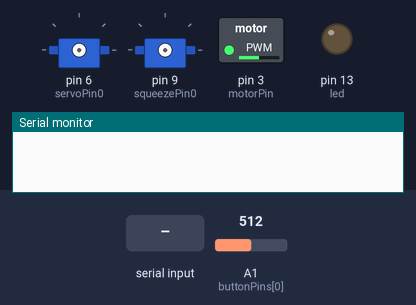
The sketch below on a simulated Arduino Uno, built with avr-gcc and run on an emulated ATmega328P. Shown: 2 × servo, switched loads named in the sketch (green lamp = pin HIGH), output pins drawn as LEDs (lit = HIGH), the last lines printed to the serial monitor. The inputs (shaded band) are chosen by the test bench; at power-on: A1 (buttonPins[0]) = 512.

Above: at 1.2 s.
1.3 s: A1 (buttonPins[0]) set to 491
At 1.7 s:
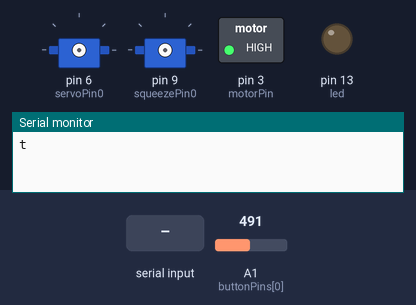
4.3 s: "1" received over Serial
At 13.1 s:
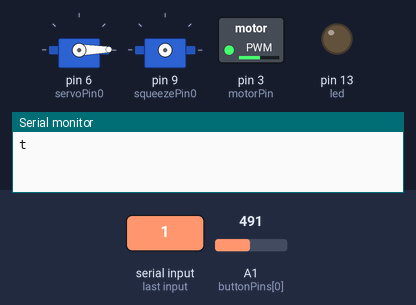
13.3 s: A1 (buttonPins[0]) set to 210
At 14.9 s:
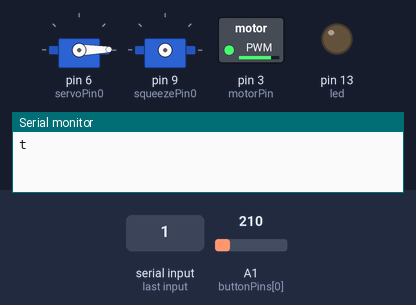
15.7 s: A1 (buttonPins[0]) set to 182
At 16.21 s:
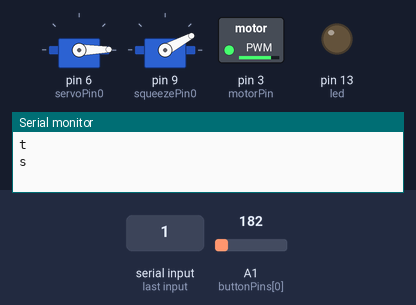
18.7 s: "0" received over Serial
At 21.34 s:
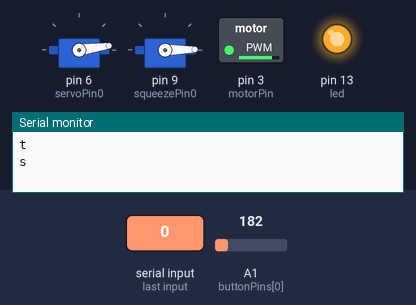
Timing chart, 0 to 25.7 s (numbered marks = the images above; inputs shaded):
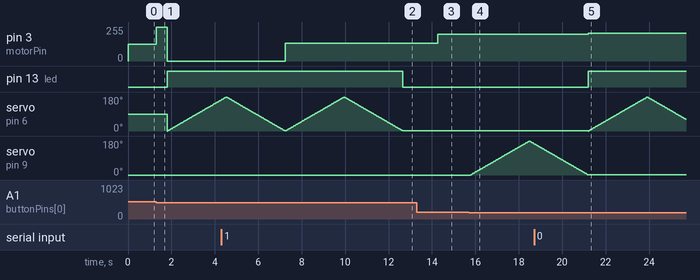

The sketch:

tickleBand5.ino
```cpp
/*
 * tickleBand5
 * A standalone OZ prototye testing triggers at certain time of the day
 * FOR LINEAR ACTUATOR
 */

#include <Time.h>
#include <Servo.h>
#define DEBUG false
#define TIME_MSG_LEN  11   // time sync to PC is HEADER followed by Unix time_t as ten ASCII digits
#define TIME_HEADER  'T'   // Header tag for serial time sync message
#define TIME_REQUEST  7    // ASCII bell character requests a time sync message
// set pin numbers
const int buttonPins[] = {
  A1};
const int numInputs = 1;
const int servoPin0 = 6;
//const int servoPin1 = 6;

const int squeezePin0 = 9;

const int motorPin = 3;

Servo servo0;
Servo squeeze0;
//Servo servo1;

int pos0 = 0;
int pos1 = 0;
int led = 13;

int numberPresses = 0;
int lastButtonState[numInputs];

// T1262347200  //noon Jan 1 2010
// Trigger hours
#define NUM_TRIGGERS 0
int TriggerHours[] = {9,12,18,19,20,23};

void setup()  {
//  ADCSRA = 0;
//  PRR = B10010101;
  Serial.begin(9600);
  for(int i=0; i<numInputs; i++){
    pinMode(buttonPins[i], INPUT);
    digitalWrite(buttonPins[i], HIGH);
    lastButtonState[i] = LOW;
  }
  //Set time HERE
  //setTime(hr,min,sec,day,month,yr);
  setTime(18,29,0,5,5,2013);
  pinMode(led, OUTPUT);
  pinMode(motorPin, OUTPUT);
}

void loop(){
  int reading[numInputs];
  for(int i = 0; i < numInputs; i++){
    reading[i] = getReading(buttonPins[i]);
    if(DEBUG) Serial.println(String(getReading(buttonPins[i])));
    // If the switch changed, due to noise or pressing:
    if (reading[i] != lastButtonState[i]) {
      // reset the debouncing timer
      if(reading[i] == 2){
        numberPresses++;
        Serial.println("s");
        triggerSqueeze();
      }
      else if(reading[i] == 1){
        numberPresses++;
        Serial.println("t");
        triggerVibe();
        triggerTickle();
        //stopTickle();
      }
    }
    else{
     Serial.println("");
    }
    // save the reading.  Next time through the loop,
    // it'll be the lastButtonState:
    lastButtonState[i] = reading[i];
  }
  analogWrite(motorPin, float(1024 - analogRead(A1))/1024*255);
  if(Serial.available() > 0){
    Serial.read();
    triggerTickle();
    stopTickle();
  }
  if(DEBUG) Serial.println(String(hour()) + " h");
  if(DEBUG) Serial.println(String(numberPresses) + " p");
  delay(100);
}

int getReading(int pin){
   int reading = analogRead(pin);
   if(DEBUG) Serial.println(reading);
   int output = 0;
   if(reading < 500){
     output = 1;
   }
   if(reading < 200){
     output = 2;
   }
   return output;
}

//void triggerTickle(){
//  if(DEBUG) digitalWrite(led, HIGH);
//  servo0.attach(servoPin0);
//  servo1.attach(servoPin1);
//  for(pos0 = 0; pos0 < 180; pos0 += 1)  // goes from 0 degrees to 180 degrees
//  {                                  // in steps of 1 degree
//    servo0.write(pos0);
//    servo1.write(pos0);    // tell servo to go to position in variable 'pos'
//    delay(10);                       // waits 15ms for the servo to reach the position
//  }
//  for(pos0 = 180; pos0>=1; pos0-=1)     // goes from 180 degrees to 0 degrees
//  {
//    servo0.write(pos0);
//    servo1.write(pos0);    // tell servo to go to position in variable 'pos'
//    delay(10);                       // waits 15ms for the servo to reach the position
//  }
//}

void triggerVibe(){
 digitalWrite(motorPin, HIGH);
 delay(500);
 digitalWrite(motorPin, LOW);
}

void triggerSqueeze(){
  squeeze0.attach(squeezePin0);
  //servo1.attach(servoPin1);
  for(int pos = 0; pos < 180; pos += 1)  // goes from 0 degrees to 180 degrees
    {                                  // in steps of 1 degree
      squeeze0.write(pos);    // tell servo to go to position in variable 'pos'
      //servo1.write(pos);
      delay(15);                       // waits 15ms for the servo to reach the position
    }
    for(int pos = 180; pos>=1; pos-=1)     // goes from 180 degrees to 0 degrees
    {
      squeeze0.write(pos);              // tell servo to go to position in variable 'pos'
      //servo1.write(pos);
      delay(15);                       // waits 15ms for the servo to reach the position
    }
}

void triggerTickle(){
  digitalWrite(led, HIGH);
  servo0.attach(servoPin0);
  //servo1.attach(servoPin1);
  for(int pos = 0; pos < 180; pos += 1)  // goes from 0 degrees to 180 degrees
    {                                  // in steps of 1 degree
      servo0.write(pos);    // tell servo to go to position in variable 'pos'
      //servo1.write(pos);
      delay(15);                       // waits 15ms for the servo to reach the position
    }
    for(int pos = 180; pos>=1; pos-=1)     // goes from 180 degrees to 0 degrees
    {
      servo0.write(pos);              // tell servo to go to position in variable 'pos'
      //servo1.write(pos);
      delay(15);                       // waits 15ms for the servo to reach the position
    }
  servo0.detach();
  digitalWrite(led,LOW);
}

void stopTickle(){
  servo0.writeMicroseconds(1500);
  //servo1.writeMicroseconds(1500);
  delay(1500);
  servo0.detach();
  //servo1.detach();
  digitalWrite(led, LOW);
}
```

Measured:
- the behaviour switches between 500 and 499 on A1 (buttonPins[0]) (found by bisection; images 0 and 1)
- the behaviour switches between 200 and 199 on A1 (buttonPins[0]) (found by bisection; images 3 and 4)
- after the input at 1.3 s, pin 3 (motorPin): 127/255 → 255/255 at once, → 0/255 0.50 s later; pin 13 (led): LOW → HIGH after 0.51 s
- after the input at 4.3 s, pin 13 (led): HIGH → LOW after 8.4 s instead of 2.9 s
- after the input at 13.3 s, pin 3 (motorPin): 132/255 → 202/255 after 0.96 s
- after the input at 15.7 s, servo on pin 9 (squeezePin0): rises from 0° to 180° in 2.7 s, then falls to 166° in 0.21 s
- after the input at 18.7 s, pin 13 (led): LOW → HIGH after 2.5 s
